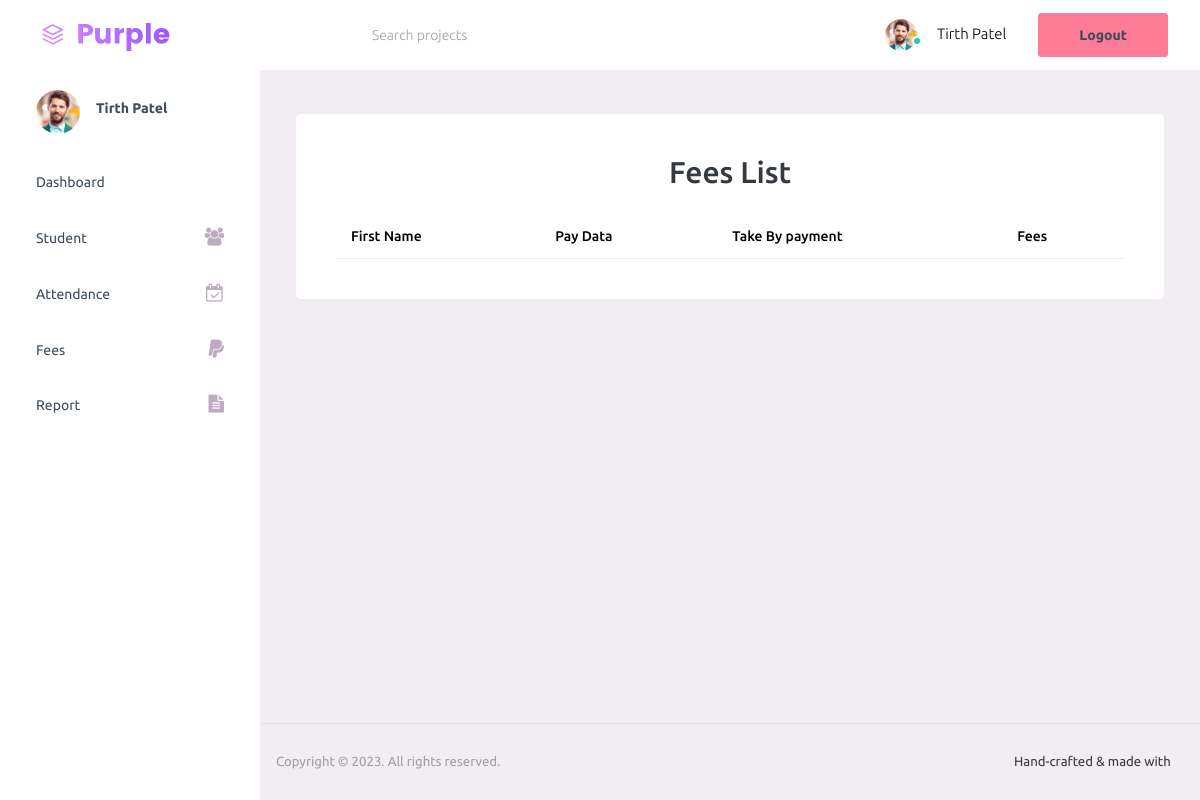
The page /feeslist/ (signed in) on the database as committed earlier.
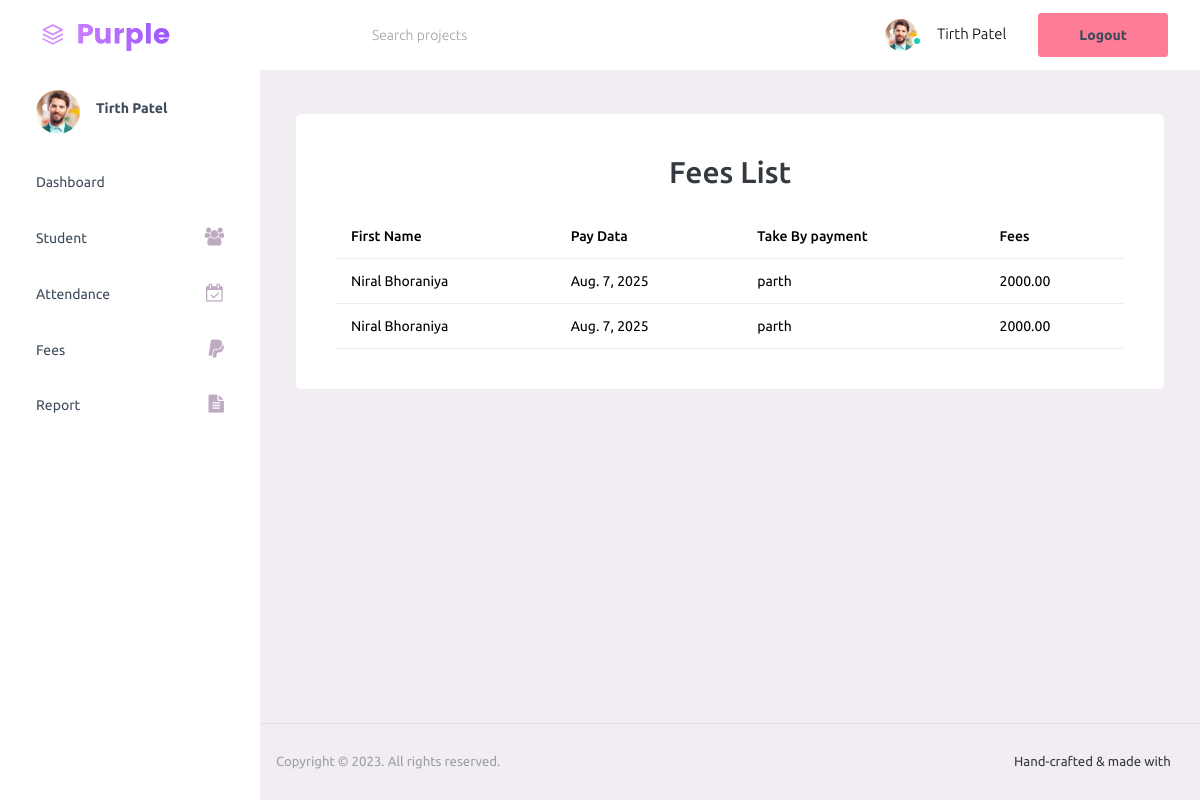
The same page on the database as committed later.
### stu_app/models.py (models this page shows, shortened)
class Fees(models.Model):
    Cash='Cash'
    Online='Online'
    Card='Card'
    pay_method=(
        (Cash,'Cash'),
        (Online,'Online'),
        (Card,'Card')
    )
    student = models.ForeignKey(Student, on_delete=models.CASCADE, related_name='fees')
    amount=models.DecimalField(max_digits=10,decimal_places=2)
    paid_date=models.DateField()
    take=models.CharField(max_length=50)
    pay_method=models.CharField(max_length=50,choices=pay_method)

class Student(models.Model):
    Male='Male'
    Female='Female'
    gender=(
        (Male,'Male'),
        (Female,'Female')
    )
    users = models.ForeignKey('auth.User', on_delete=models.CASCADE, related_name='students')
    firstname=models.CharField(max_length=200)
    middlename=models.CharField(max_length=200)
    lastname=models.CharField(max_length=200)
    gender=models.CharField(max_length=200,choices=gender,default=Male)
    email=models.EmailField(max_length=200)
    phone=models.CharField(max_length=12)
    house_society_name = models.CharField(max_length=255, null=True, blank=True)
    landmark_area = models.CharField(max_length=255, null=True, blank=True)
    city = models.CharField(max_length=100, null=True, blank=True)
    pin_code = models.CharField(max_length=10)
    birthday = models.DateField(null=True, blank=True)
    courses=models.CharField(max_length=50)
    amount=models.DecimalField(max_digits=10,decimal_places=2)
    created_at = models.DateField(null=True, blank=True)
    image=models.ImageField(upload_to='student_image', null=True, blank=True)

### stu_app/views.py (the view)
# urls.py: path('feeslist/', views.fees_list, name='fees_list'),
@login_required(login_url='login_view')
def fees_list(request):
    fee = Fees.objects.all()
    return render(request,'feeslist.html',{'fee':fee})

### template/feeslist.html
{% extends "base.html" %}
{% block body %}
{% load static %}
<div class="row">
  <div class="col-lg-12 grid-margin stretch-card">
    <div class="card">
      <div class="card-body">
        <h2 class="text-center mb-4">Fees List</h2>
        <table class="table">
          <thead>
            <tr>
              <th>First Name</th>
              <th>Pay Data</th>
              <th>Take By payment</th>
              <th>Fees</th>
            </tr>
          </thead>
          <tbody>
            {% for stu in fee %}
            <tr>
              <td>{{stu.student.firstname}} {{stu.student.lastname}}</td>
              <td>{{stu.paid_date}}</td>
              <td>{{stu.take}}</td>
              <td>{{stu.amount}}</td>
            </tr>
            {% endfor %}
          </tbody>
        </table>
      </div>
    </div>
  </div>
</div>
{% endblock body %}

### template/base.html (shortened to what this page needs)
<!DOCTYPE html>
<html lang="en">
{% load static %}
<head>
  <link rel="stylesheet" href="https://cdnjs.cloudflare.com/ajax/libs/font-awesome/4.7.0/css/font-awesome.min.css">
  <link rel="stylesheet" href="{% static 'assets/vendors/mdi/css/materialdesignicons.min.css' %}">
  <link rel="stylesheet" href="{% static 'assets/vendors/ti-icons/css/themify-icons.css' %}">
  <link rel="stylesheet" href="{% static 'assets/vendors/css/vendor.bundle.base.css' %}">
  <link rel="stylesheet" href="{% static 'assets/vendors/font-awesome/css/font-awesome.min.css' %}">
  <link rel="stylesheet" href="{% static 'assets/vendors/select2/select2.min.css' %}">
  <link rel="stylesheet" href="{% static 'assets/vendors/select2-bootstrap-theme/select2-bootstrap.min.css' %}">
  <link rel="stylesheet" href="{% static 'assets/vendors/font-awesome/css/font-awesome.min.css' %}" />
  <link rel="stylesheet" href="{% static 'assets/vendors/bootstrap-datepicker/bootstrap-datepicker.min.css' %}">
  <link rel="stylesheet" href="{% static 'assets/css/style.css' %}">
</head>
<body>
  <div class="container-scroller">
    <nav class="navbar default-layout-navbar col-lg-12 col-12 p-0 fixed-top d-flex flex-row">
      <div class="text-center navbar-brand-wrapper d-flex align-items-center justify-content-start">
        <a class="navbar-brand brand-logo" href="/index"><img src="{% static 'assets/images/logo.svg' %}"
            alt="logo" /></a>
      </div>
      <div class="navbar-menu-wrapper d-flex align-items-stretch">
        <button class="navbar-toggler navbar-toggler align-self-center" type="button" data-toggle="minimize">
          <span class="mdi mdi-menu"></span>
        </button>
        <div class="search-field d-none d-md-block">
          <form class="d-flex align-items-center h-100" action="#">
            <div class="input-group">
              <div class="input-group-prepend bg-transparent">
                <i class="input-group-text border-0 mdi mdi-magnify"></i>
              </div>
              <input type="text" class="form-control bg-transparent border-0" placeholder="Search projects">
            </div>
          </form>
        </div>
        <ul class="navbar-nav navbar-nav-right">
          <li class="nav-item nav-profile dropdown">
            <a class="nav-link" id="profileDropdown" href="#" data-bs-toggle="dropdown" aria-expanded="false">
              <div class="nav-profile-img">
                <img src="{% static 'assets/images/faces/face1.jpg' %}" alt="image">
                <span class="availability-status online"></span>
              </div>
              <div class="nav-profile-text">
                <p class="mb-1 text-black">{{user.username}}</p>
              </div>
            </a>
          </li>
          {% if user.is_authenticated %}
          <li class="nav-item">
            <a class="btn btn-danger text-dark mx-2" href="/logout_view">Logout</a>
          </li>
          {% endif %}
        </ul>
      </div>
    </nav>
    <div class="container-fluid page-body-wrapper">
      <nav class="sidebar sidebar-offcanvas" id="sidebar">
        <ul class="nav">
          <li class="nav-item nav-profile">
            <a href="#" class="nav-link">
              <div class="nav-profile-image">
                <img src="{% static 'assets/images/faces/face1.jpg' %}" alt="profile" />
              </div>
              <div class="nav-profile-text d-flex flex-column">
                <span class="font-weight-bold mb-2">{{ user.username }}</span>
              </div>
            </a>
          </li>
          <li class="nav-item">
            <a class="nav-link" href="/index">
              <span class="menu-title">Dashboard</span>
              <i class="mdi mdi-home menu-icon"></i>
            </a>
          </li>
          <li class="nav-item">
            <a class="nav-link" data-bs-toggle="collapse" href="#ui-basic" aria-expanded="false"
              aria-controls="ui-basic">
              <span class="menu-title">Student</span>
              <i class="menu-arrow"></i>
              <i class="fa fa-users menu-icon"></i>
            </a>
          </li>
          <li class="nav-item">
            <a class="nav-link" data-bs-toggle="collapse" href="#ui-basic1" aria-expanded="false"
              aria-controls="ui-basic">
              <span class="menu-title">Attendance</span>
              <i class="menu-arrow"></i>
              <i class="	fa fa-calendar-check-o menu-icon"></i>
            </a>
          </li>
          <li class="nav-item">
            <a class="nav-link" data-bs-toggle="collapse" href="#ui-basic2" aria-expanded="false"
              aria-controls="ui-basic">
              <span class="menu-title">Fees</span>
              <i class="menu-arrow"></i>
              <i class="fa fa-paypal menu-icon"></i>
            </a>
          </li>
          <li class="nav-item">
            <a class="nav-link" data-bs-toggle="collapse" href="#report" aria-expanded="false" aria-controls="ui-basic">
              <span class="menu-title">Report</span>
              <i class="menu-arrow"></i>
              <i class="fa fa-file-text menu-icon"></i>
            </a>
          </li>
        </ul>
      </nav>
      <div class="main-panel">
        <div class="content-wrapper">
          {% block body %}{% endblock body %}
        </div>
        <footer class="footer">
          <div class="d-sm-flex justify-content-center justify-content-sm-between">
            <span class="text-muted text-center text-sm-left d-block d-sm-inline-block">Copyright © 2023. All rights
              reserved.</span>
            <span class="float-none float-sm-right d-block mt-1 mt-sm-0 text-center">Hand-crafted & made with <i
                class="mdi mdi-heart text-danger"></i></span>
          </div>
        </footer>
      </div>
    </div>
  </div>
</body>
</html>

Rows that differ between the two databases and show on the page:
added Fees: student.firstname "Niral", student.lastname "Bhoraniya", paid_date "Aug. 7, 2025", take "parth", amount "2000.00"
added Fees: student.firstname "Niral", student.lastname "Bhoraniya", paid_date "Aug. 7, 2025", take "parth", amount "2000.00"
